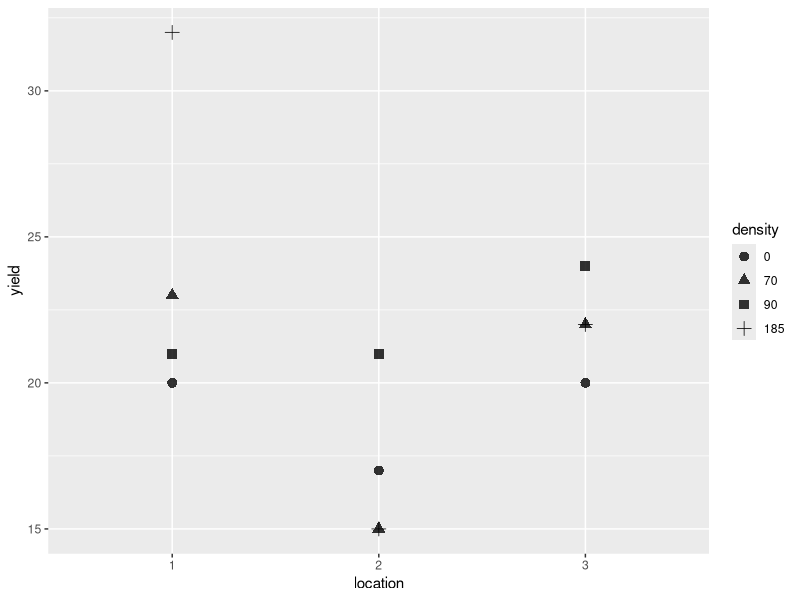
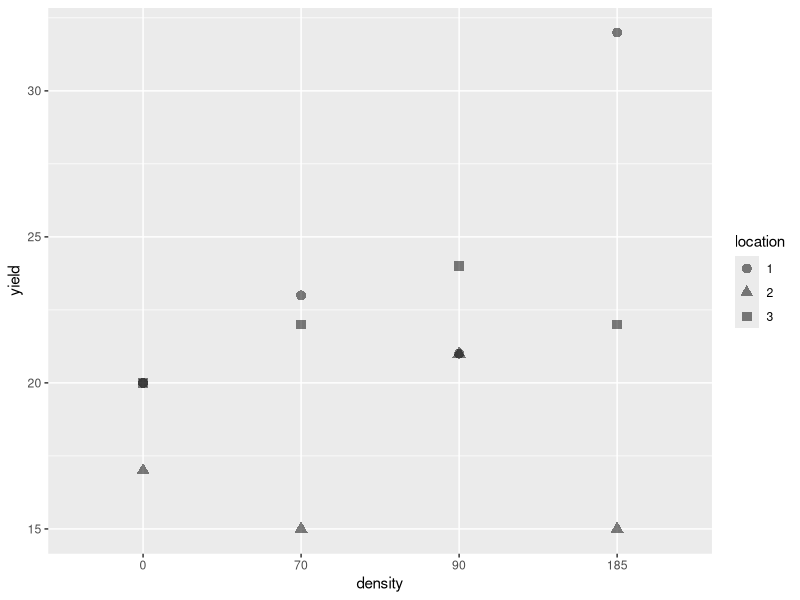

Generate these figures, in order, with R:
# Read in the data

coffee <- data.frame(location = as.factor(c(1, 1, 1, 1, 2, 2, 
                                            2, 2, 3, 3, 3, 3)),
                     density = as.factor(c(185, 90, 70, 0, 185, 90,
                                           70, 0, 185, 90, 70, 0)),
                     yield =  c(32, 21, 23, 20, 15, 21, 
                                15, 17, 22, 24, 22, 20))


# Create parallel dot plots for location and density (that use symbols to
# show the other factor / block)

library(ggplot2)
ggplot(coffee, aes(x = location, y = yield, shape = density)) +
  geom_point(alpha = 0.8, size = 3)
ggplot(coffee, aes(x = density, y = yield, shape = location)) +
  geom_point(alpha = 0.5, size = 3)


# Calculate averages by density and by location and the overall mean

aggregate(yield ~ density, data = coffee, FUN = "mean")
aggregate(yield ~ location, data = coffee, FUN = "mean")
mean(coffee$yield)


# Try generating an ANOVA table for this data / design
